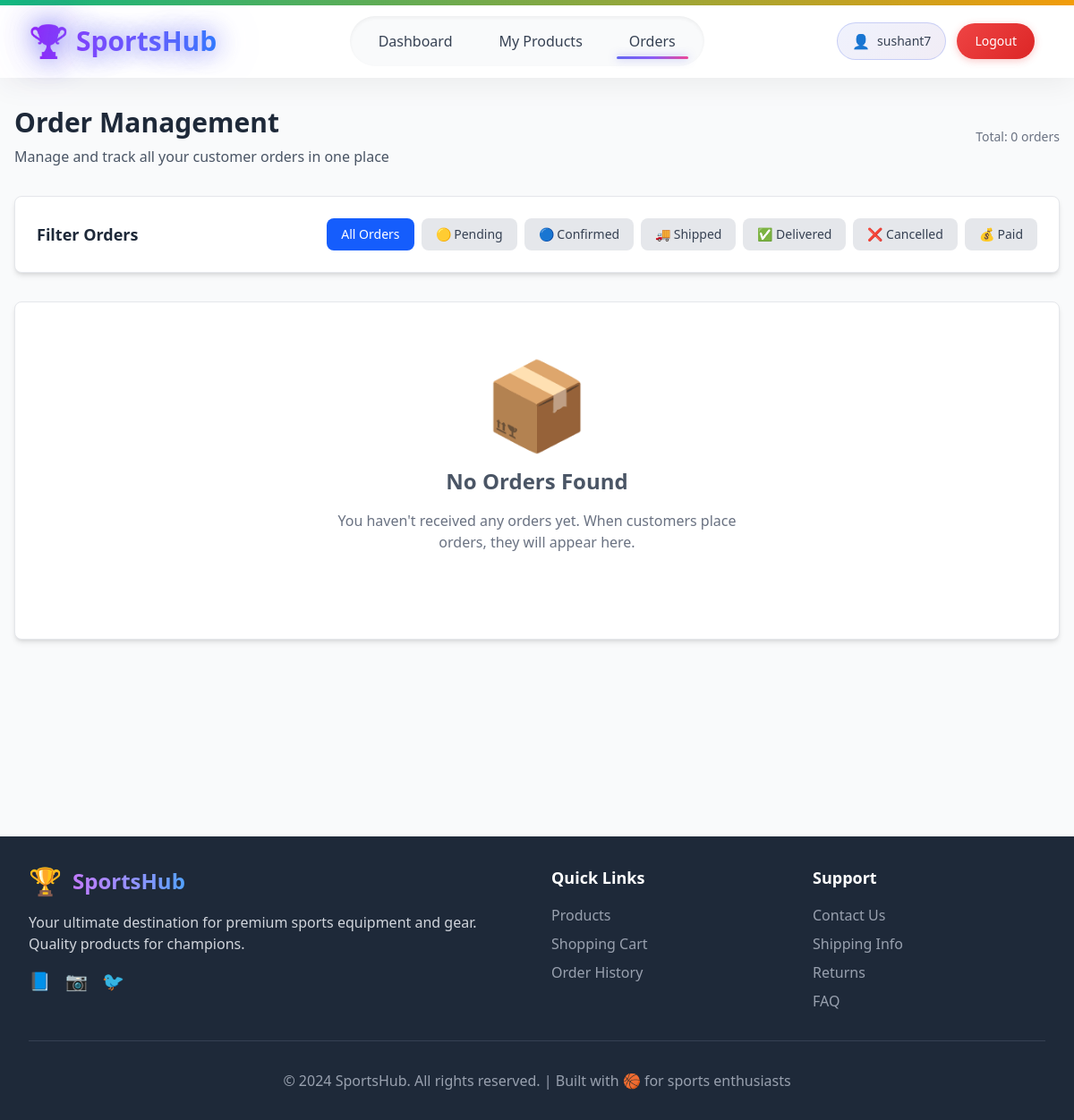
The page /seller/orders/ (signed in) on the database as committed earlier.
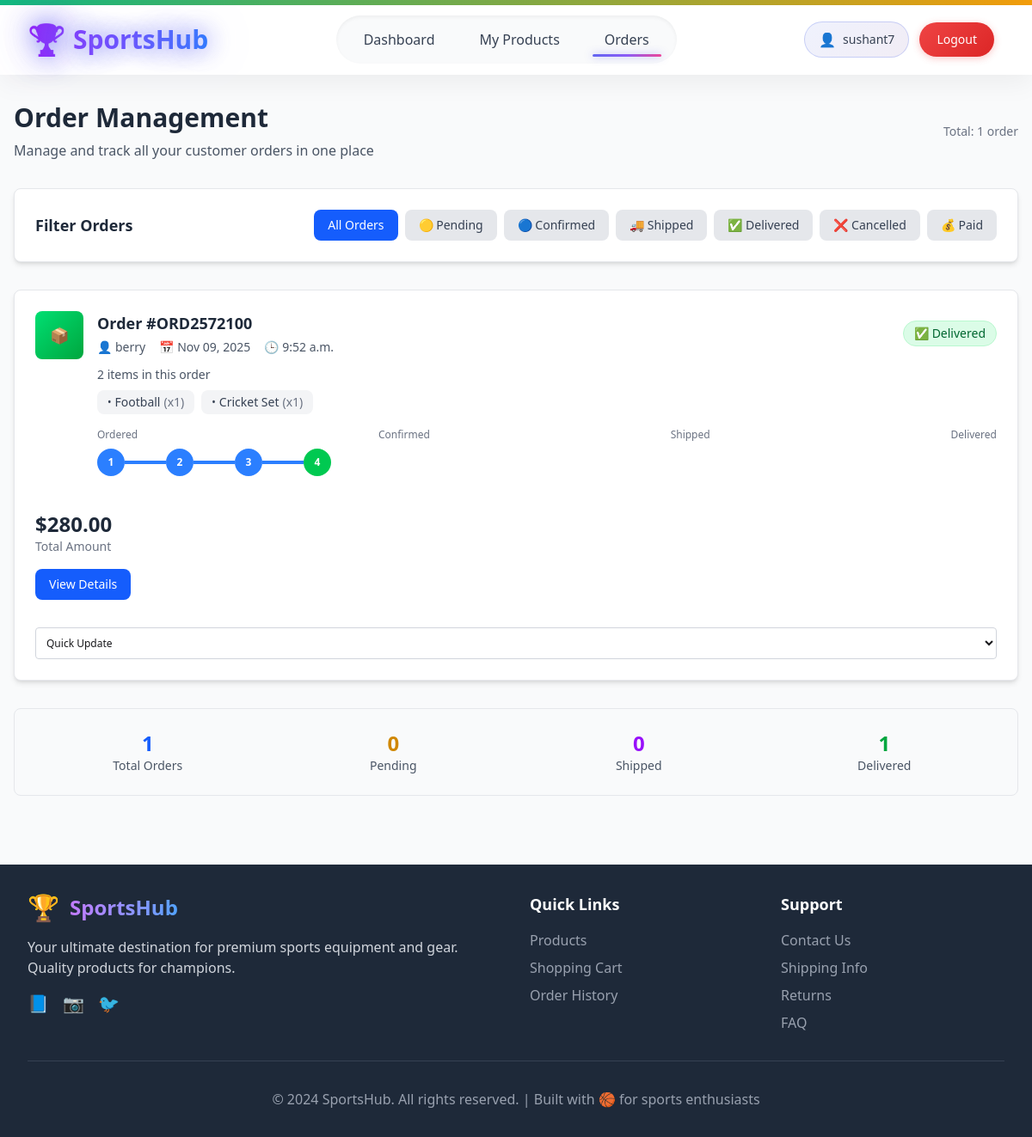
The same page on the database as committed later.
### shop/models.py (models this page shows, shortened)
class Order(models.Model):
    STATUS_CHOICES = [
        ('pending', '🟡 Pending'),
        ('confirmed', '🔵 Confirmed'),
        ('shipped', '🚚 Shipped'),
        ('delivered', '✅ Delivered'),
        ('cancelled', '❌ Cancelled'),
        ('paid', '💰 Paid'),
    ]
    STATUS_PROGRESSION = ['pending', 'confirmed', 'shipped', 'delivered']
    order_number = models.CharField(max_length=20, unique=True)
    customer = models.ForeignKey(User, on_delete=models.CASCADE, related_name='orders')
    seller = models.ForeignKey(User, on_delete=models.CASCADE, related_name='seller_orders')
    total_amount = models.DecimalField(max_digits=10, decimal_places=2)
    status = models.CharField(max_length=20, choices=STATUS_CHOICES, default='pending')
    shipping_address = models.TextField()
    customer_phone = models.CharField(max_length=15)
    stripe_session_id = models.CharField(max_length=255, blank=True, null=True)  # Add this field
    created_at = models.DateTimeField(auto_now_add=True)
    updated_at = models.DateTimeField(auto_now=True)
    @property
    def status_index(self):
        try:
            return self.STATUS_PROGRESSION.index(self.status)
        except ValueError:
            return -1  # For cancelled status

class OrderItem(models.Model):
    order = models.ForeignKey(Order, related_name='items', on_delete=models.CASCADE)
    product = models.ForeignKey(Product, on_delete=models.CASCADE,related_name='order_items')
    quantity = models.PositiveIntegerField(default=1)
    price = models.DecimalField(max_digits=10, decimal_places=2)  # Price at time of order

class Product(models.Model):
    name = models.CharField(max_length=200)
    description = models.TextField()
    price = models.DecimalField(max_digits=10, decimal_places=2)
    image = models.ImageField(upload_to='products/')
    seller = models.ForeignKey(User, on_delete=models.CASCADE)
    stock_quantity = models.PositiveIntegerField(default=0)
    is_active = models.BooleanField(default=True)
    created_at = models.DateTimeField(auto_now_add=True)

### accounts/models.py (models this page shows, shortened)
class CustomUser(AbstractUser):
    class Roles(models.TextChoices):
        BUYER = "buyer", "Buyer"
        SELLER = "seller", "Seller"
    address = models.CharField(max_length=255, null=True, blank=True)
    phone_number = models.CharField(max_length=10, null=True, blank=True)
    profile_pic = models.ImageField(upload_to="profile_pics", null=True, blank=True)
    role = models.CharField(
        max_length=20,
        choices=Roles.choices,
        default=Roles.BUYER,
    )
    def is_buyer(self):
        return self.role == self.Roles.BUYER
    def is_seller(self):
        return self.role == self.Roles.SELLER

### shop/views.py (the view)
# urls.py: path('orders/', views.order_list, name='order_list'),
@login_required
def order_list(request):
    if not request.user.is_seller():
        messages.error(request, "Access denied. Seller account required.")
        return redirect('accounts:retail_admin_login')
    orders = Order.objects.filter(seller=request.user).order_by('-created_at')
    status_filter = request.GET.get('status')
    if status_filter:
        orders = orders.filter(status=status_filter)
    all_orders = Order.objects.filter(seller=request.user)
    status_counts = {
        'pending': all_orders.filter(status='pending').count(),
        'confirmed': all_orders.filter(status='confirmed').count(),
        'shipped': all_orders.filter(status='shipped').count(),
        'delivered': all_orders.filter(status='delivered').count(),
        'cancelled': all_orders.filter(status='cancelled').count(),
    }
    context = {
        'orders': orders,
        'status_filter': status_filter,
        'status_choices': Order.STATUS_CHOICES,
        'pending_count': status_counts['pending'],
        'confirmed_count': status_counts['confirmed'],
        'shipped_count': status_counts['shipped'],
        'delivered_count': status_counts['delivered'],
        'cancelled_count': status_counts['cancelled'],
    }
    return render(request, 'shop/order_list.html', context)

### shop/templates/shop/order_list.html (shortened to what the changed rows need)
{% extends 'base.html' %}
{% block content %}
<div class="max-w-7xl mx-auto px-4 py-8">
    <div class="flex flex-col lg:flex-row lg:items-center lg:justify-between mb-8">
        <div>
            <h1 class="text-3xl font-bold text-gray-800 mb-2">Order Management</h1>
        </div>
        <div class="mt-4 lg:mt-0">
            <div class="flex items-center space-x-4">
                <span class="text-sm text-gray-500">Total: {{ orders.count }} order{{ orders.count|pluralize }}</span>
            </div>
        </div>
    </div>
    <div class="bg-white p-6 rounded-lg shadow-md border border-gray-200 mb-8">
        <div class="flex flex-col sm:flex-row sm:items-center sm:justify-between gap-4">
            <h2 class="text-lg font-semibold text-gray-800">Filter Orders</h2>
            <div class="flex flex-wrap gap-2">
                <a href="{% url 'shop:order_list' %}"
                   class="px-4 py-2 rounded-lg text-sm font-medium transition-all duration-300
                          {% if not status_filter %}bg-blue-600 text-white{% else %}bg-gray-200 text-gray-700 hover:bg-gray-300{% endif %}">
                    All Orders
                </a>
                {% for status_value, status_display in status_choices %}
                <a href="{% url 'shop:order_list' %}?status={{ status_value }}"
                   class="px-4 py-2 rounded-lg text-sm font-medium transition-all duration-300
                          {% if status_filter == status_value %}bg-blue-600 text-white{% else %}bg-gray-200 text-gray-700 hover:bg-gray-300{% endif %}">
                    {{ status_display }}
                </a>
                {% endfor %}
            </div>
        </div>
    </div>
    <div class="bg-white rounded-lg shadow-md border border-gray-200 overflow-hidden">
        {% if orders %}
        <div class="divide-y divide-gray-200">
            {% for order in orders %}
            <div class="p-6 hover:bg-gray-50 transition-all duration-300">
                <div class="flex flex-col xl:flex-row xl:items-center xl:justify-between gap-6">
                    <div class="flex-1">
                        <div class="flex items-start space-x-4">
                            <div class="flex-shrink-0">
                                <div class="w-14 h-14 bg-gradient-to-br
                                    {% if order.status == 'pending' %}from-yellow-400 to-orange-500
                                    {% elif order.status == 'confirmed' %}from-blue-400 to-blue-600
                                    {% elif order.status == 'shipped' %}from-purple-400 to-purple-600
                                    {% elif order.status == 'delivered' %}from-green-400 to-green-600
                                    {% else %}from-red-400 to-red-600{% endif %}
                                    rounded-lg flex items-center justify-center text-white font-bold">
                                    <span class="text-lg">📦</span>
                                </div>
                            </div>
                            <div class="flex-1">
                                <div class="flex flex-col sm:flex-row sm:items-center sm:justify-between mb-3">
                                    <div>
                                        <h3 class="text-lg font-semibold text-gray-800 mb-1">
                                            Order #{{ order.order_number }}
                                        </h3>
                                        <div class="flex items-center space-x-4 text-sm text-gray-600">
                                            <span class="flex items-center space-x-1">
                                                <span>👤</span>
                                                <span>{{ order.customer.username }}</span>
                                            </span>
                                            <span class="flex items-center space-x-1">
                                                <span>📅</span>
                                                <span>{{ order.created_at|date:"M d, Y" }}</span>
                                            </span>
                                            <span class="flex items-center space-x-1">
                                                <span>🕒</span>
                                                <span>{{ order.created_at|time }}</span>
                                            </span>
                                        </div>
                                    </div>
                                    <div class="mt-2 sm:mt-0">
                                        <span class="inline-flex items-center px-3 py-1 rounded-full text-sm font-medium
                                            {% if order.status == 'pending' %}bg-yellow-100 text-yellow-800 border border-yellow-200
                                            {% elif order.status == 'confirmed' %}bg-blue-100 text-blue-800 border border-blue-200
                                            {% elif order.status == 'shipped' %}bg-purple-100 text-purple-800 border border-purple-200
                                            {% elif order.status == 'delivered' %}bg-green-100 text-green-800 border border-green-200
                                            {% else %}bg-red-100 text-red-800 border border-red-200{% endif %}">
                                            {{ order.get_status_display }}
                                        </span>
                                    </div>
                                </div>
                                <div class="mb-4">
                                    <p class="text-sm text-gray-600 mb-2">
                                        {{ order.items.count }} item{{ order.items.count|pluralize }} in this order
                                    </p>
                                    <div class="flex flex-wrap gap-2">
                                        {% for item in order.items.all|slice:":4" %}
                                        <div class="bg-gray-100 px-3 py-1 rounded-lg text-sm text-gray-700 flex items-center space-x-1">
                                            <span class="text-xs">•</span>
                                            <span>{{ item.product.name|truncatewords:2 }}</span>
                                            <span class="text-gray-500">(x{{ item.quantity }})</span>
                                        </div>
                                        {% endfor %}
                                    </div>
                                </div>
                                <div class="mb-4">
                                    <div class="flex justify-between text-xs text-gray-500 mb-2">
                                        <span>Ordered</span>
                                        <span>Confirmed</span>
                                        <span>Shipped</span>
                                        <span>Delivered</span>
                                    </div>
                                    <div class="flex items-center">
                                        {% with steps="pending confirmed shipped delivered" %}
                                        {% for step in steps.split %}
                                            <div class="flex items-center">
                                                <div class="w-8 h-8 rounded-full flex items-center justify-center text-xs font-bold
                                                    {% if order.status == step %}bg-green-500 text-white border-2 border-green-500
                                                    {% elif order.status_index >= forloop.counter0 %}bg-blue-500 text-white border-2 border-blue-500
                                                    {% else %}bg-gray-200 text-gray-500 border-2 border-gray-300{% endif %}">
                                                    {{ forloop.counter }}
                                                </div>
                                                {% if not forloop.last %}
                                                <div class="w-12 h-1 {% if order.status_index >= forloop.counter %}bg-blue-500{% else %}bg-gray-300{% endif %}"></div>
                                                {% endif %}
                                            </div>
                                        {% endfor %}
                                        {% endwith %}
                                    </div>
                                </div>
                            </div>
                        </div>
                    </div>
                    <div class="xl:text-right">
                        <div class="mb-4">
                            <p class="text-2xl font-bold text-gray-800">${{ order.total_amount }}</p>
                            <p class="text-sm text-gray-500">Total Amount</p>
                        </div>
                        <div class="flex flex-col sm:flex-row xl:flex-col 2xl:flex-row gap-2">
                            <a href="{% url 'shop:order_detail' order.id %}"
                               class="bg-blue-600 text-white px-4 py-2 rounded-lg hover:bg-blue-700 transition-all duration-300 text-sm font-medium text-center">
                                View Details
                            </a>
                        </div>
                    </div>
                    <div class="mt-2">
                        <select onchange="updateOrderStatus(this, {{ order.id }})"
                                class="w-full text-xs p-2 border border-gray-300 rounded focus:ring-1 focus:ring-blue-500">
                            <option value="">Quick Update</option>
                        </select>
                    </div>
                </div>
            </div>
            {% endfor %}
        </div>
        {% else %}
        <div class="text-center py-16">
            <div class="text-8xl mb-6">📦</div>
            <h3 class="text-2xl font-semibold text-gray-600 mb-4">No Orders Found</h3>
            <p class="text-gray-500 max-w-md mx-auto mb-8">
                {% if status_filter %}
                There are no orders with status "{{ status_filter }}". Try changing your filter.
                {% else %}
                You haven't received any orders yet. When customers place orders, they will appear here.
                {% endif %}
            </p>
        </div>
        {% endif %}
    </div>
    {% if orders %}
    <div class="mt-8 bg-gray-50 border border-gray-200 rounded-lg p-6">
        <div class="grid grid-cols-2 md:grid-cols-4 gap-6 text-center">
            <div>
                <p class="text-2xl font-bold text-blue-600">{{ orders.count }}</p>
                <p class="text-sm text-gray-600">Total Orders</p>
            </div>
            <div>
                <p class="text-2xl font-bold text-yellow-600">{{ pending_count }}</p>
                <p class="text-sm text-gray-600">Pending</p>
            </div>
            <div>
                <p class="text-2xl font-bold text-purple-600">{{ shipped_count }}</p>
                <p class="text-sm text-gray-600">Shipped</p>
            </div>
            <div>
                <p class="text-2xl font-bold text-green-600">{{ delivered_count }}</p>
                <p class="text-sm text-gray-600">Delivered</p>
            </div>
        </div>
    </div>
    {% endif %}
</div>
{% endblock %}

Rows that differ between the two databases and show on the page:
added Order: order_number "ORD2572100", customer.username "berry", created_at "Nov 09, 2025", created_at "9:52 a.m.", status "✅ Delivered", items.count "2", total_amount "280.00"
added OrderItem: product.name "Football", quantity "1"
added OrderItem: product.name "Cricket Set", quantity "1"
Other text that changed with them:
{{ orders.count }}: "0" → "1"
{{ orders.count }}: (not shown) → "1"
{{ pending_count }}: (not shown) → "0"
{{ shipped_count }}: (not shown) → "0"
{{ delivered_count }}: (not shown) → "1"
text no longer shown: "📦 No Orders Found You haven't received any orders yet. When customers place orders, they will appear here."
text now shown: "Total Orders Pending Shipped Delivered"
